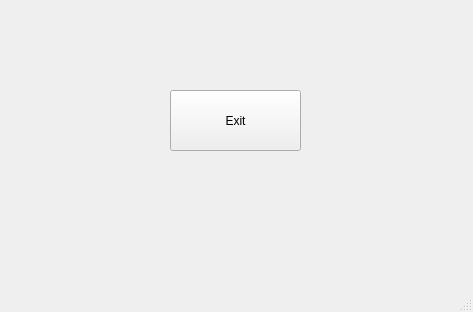
<?xml version="1.0" encoding="UTF-8"?>
<ui version="4.0">
 <class>MainWindow</class>
 <widget class="QMainWindow" name="MainWindow">
  <property name="geometry">
   <rect>
    <x>0</x>
    <y>0</y>
    <width>473</width>
    <height>312</height>
   </rect>
  </property>
  <property name="windowTitle">
   <string>MainWindow</string>
  </property>
  <widget class="QWidget" name="centralwidget">
   <widget class="QPushButton" name="btnExit">
    <property name="geometry">
     <rect>
      <x>170</x>
      <y>90</y>
      <width>131</width>
      <height>61</height>
     </rect>
    </property>
    <property name="text">
     <string>Exit</string>
    </property>
   </widget>
  </widget>
  <widget class="QMenuBar" name="menubar">
   <property name="geometry">
    <rect>
     <x>0</x>
     <y>0</y>
     <width>473</width>
     <height>21</height>
    </rect>
   </property>
  </widget>
  <widget class="QStatusBar" name="statusbar"/>
 </widget>
 <resources/>
 <connections/>
</ui>
